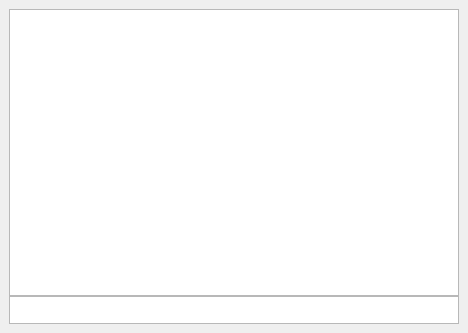
<?xml version="1.0" encoding="UTF-8"?>
<ui version="4.0">
 <class>Console</class>
 <widget class="QMainWindow" name="Console">
  <property name="geometry">
   <rect>
    <x>0</x>
    <y>0</y>
    <width>468</width>
    <height>333</height>
   </rect>
  </property>
  <property name="windowTitle">
   <string>Snuffbox Console</string>
  </property>
  <widget class="QWidget" name="centralwidget">
   <layout class="QGridLayout" name="gridLayout">
    <item row="0" column="0">
     <layout class="QVBoxLayout" name="layoutTerminal">
      <property name="spacing">
       <number>0</number>
      </property>
      <property name="sizeConstraint">
       <enum>QLayout::SetNoConstraint</enum>
      </property>
      <property name="leftMargin">
       <number>0</number>
      </property>
      <item>
       <widget class="QTextBrowser" name="terminal">
        <property name="tabStopWidth">
         <number>40</number>
        </property>
       </widget>
      </item>
      <item>
       <widget class="QTextEdit" name="input">
        <property name="maximumSize">
         <size>
          <width>16777215</width>
          <height>28</height>
         </size>
        </property>
       </widget>
      </item>
     </layout>
    </item>
   </layout>
  </widget>
 </widget>
 <resources/>
 <connections/>
</ui>
